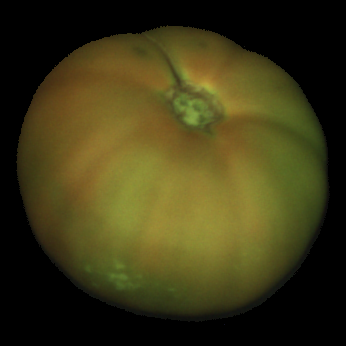
#> input picture data/tomatoes/obj0001/im05.png, 346 x 346 px
$ jupyter execute covariance_matrix_pt2.ipynb
#> lines starting #> are read from the running program, lines starting #| are printed output that depends on the picture; after the words box and inside, x2 and y2 are one past the last pixel; in counts of white or black regions, pixels touching at a corner belong together; long printed decimals are rounded
[cell 1]
import covMatrix
import cv2
import matplotlib.pyplot as plt
import numpy as np
import math

[cell 2]
image = cv2.imread("../data/tomatoes/obj0001/im05.png")   # Oblate
#> image is the input picture: shape (346, 346, 3); mean B, G, R 21.5, 55.8, 61.1
gray_img = cv2.cvtColor(image, cv2.COLOR_BGR2GRAY)
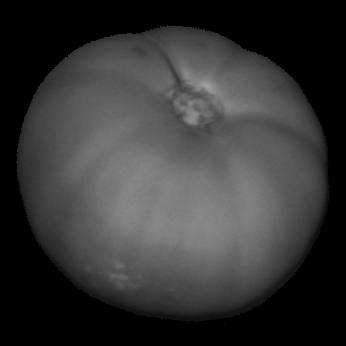
#> gray_img: shape (346, 346); min 0, max 161, mean 53.5
_, mask = cv2.threshold(gray_img, 0, 255, cv2.THRESH_BINARY)
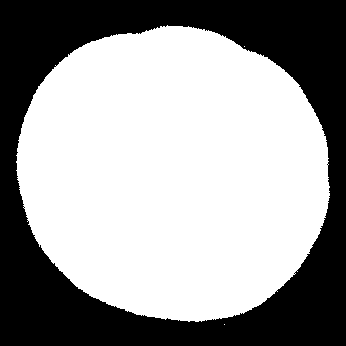
#> mask: shape (346, 346); 61.1% white; 1 black region, box (x1, y1, x2, y2) and area: (0, 0, 346, 346) 46553
plt.imshow(mask)
cv2.imwrite("binary_mask.png", mask)
#> Out = True

[cell 3]
print(mask.shape)   # height, width
#| (346, 346)

[cell 4]
# covMatrix.calculate_projected_axes(mask)

[cell 5]
mask = mask.astype(np.int32)
squared_mask = np.square(mask)
y_indices, x_indices = np.indices(mask.shape)
positive_pixels = mask == 255

[cell 6]
# Use the mask to select the indices of the 255 values
result_x = x_indices[positive_pixels]
result_y = y_indices[positive_pixels]
n = len(result_x)
#> n = 73163

sx = np.sum(result_x)
#> sx = 12670115
cx = sx / len(result_x)
#> cx = 173.2
print(sx)
#| 12670115

[cell 7]
sxx = np.sum(np.square(result_x))
#> sxx = 2648521139
print(sxx)
#| 2648521139

[cell 8]
sy = np.sum(result_y)
#> sy = 12661532
cy = sy / len(result_y)
#> cy = 173.1
print(sy)
#| 12661532

[cell 9]
syy = np.sum(np.square(result_y))
#> syy = 2592168070
print(syy)
#| 2592168070

[cell 10]
mult_list = [x * y for x, y in zip(result_x, result_y)]
#> mult_list = 73163 items
sxy = np.sum(mult_list)
#> sxy = 2215987510
print(sxy)
#| 2215987510

[cell 11]
sigma_x2 = (sxx / n) - cx ** 2
#> sigma_x2 = 6210.2
sigma_y2 = (syy / n) - cy ** 2
#> sigma_y2 = 5480.5
sigma_xy = (sxy / n) - (cx * cy)
#> sigma_xy = 318.6

[cell 12]
cov_matrix = [[sigma_x2, sigma_xy], [sigma_xy, sigma_y2]]
#> cov_matrix = [[6210.2, 318.6], [318.6, 5480.5]]
print(cov_matrix)
#| [[6210.168, 318.566], [318.566, 5480.546]]

[cell 13]
eigenvalues = np.linalg.eigvals(cov_matrix)
#> eigenvalues = [6329.7, 5361]
sorted_eigenvalues = np.sort(eigenvalues)[::-1]
#> sorted_eigenvalues = [6329.7, 5361]
major_eigenvalue = sorted_eigenvalues[0]
#> major_eigenvalue = 6329.7
minor_eigenvalue = sorted_eigenvalues[-1]
#> minor_eigenvalue = 5361

a = 2 * (math.sqrt(major_eigenvalue))  # semi major axis of projected ellipse
#> a = 159.1
b = 2 * (math.sqrt(minor_eigenvalue))  # semi minor axis of projected ellipse
#> b = 146.4

print(a, b)
#| 159.119 146.438

[cell 14]
eigenvalues, eigenvectors = np.linalg.eig(cov_matrix)
#> eigenvectors = [[0.936, -0.351], [0.351, 0.936]]
center = (int(cx), int(cy))
#> center = (173, 173)

# Normalize the eigenvector (make it a unit vector)
direction_a = eigenvectors[0] / np.linalg.norm(eigenvectors[0])
#> direction_a = [0.936, -0.351]
direction_b = eigenvectors[1] / np.linalg.norm(eigenvectors[1])
#> direction_b = [0.351, 0.936]

end_point_a = (int(center[0] + a * direction_a[0]), int(center[1] + a * direction_a[1]))
#> end_point_a = (321, 117)
end_point_b = (int(center[0] + b * direction_b[0]), int(center[1] + b * direction_b[1]))
#> end_point_b = (224, 310)

cv2.line(image, center, end_point_a, (0, 255, 0), 2)
cv2.line(image, center, end_point_b, (0, 255, 0), 2)

plt.imshow(image)

[cell 15]
# Font values
font = cv2.FONT_HERSHEY_COMPLEX_SMALL
font_scale = 1
font_color = (255, 0, 0)  # Red color in BGR format
thickness = 2

major_letter = (
    int((center[0] + a * direction_a[0])),
    int((center[1] + a * direction_a[1]))
)
#> major_letter = (321, 117)
minor_letter = (
    int((center[0] + b * direction_b[0])),
    int((center[1] + b * direction_b[1]))
)
#> minor_letter = (224, 310)

cv2.putText(image, "a", major_letter, font, font_scale, font_color, thickness, cv2.LINE_AA)
cv2.putText(image, "b", minor_letter, font, font_scale, font_color, thickness, cv2.LINE_AA)
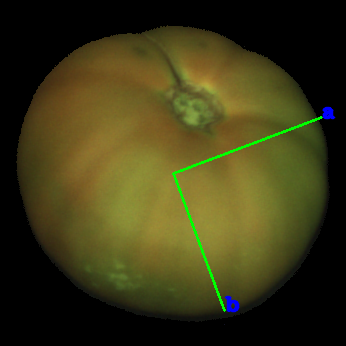
#> image: shape (346, 346, 3); mean B, G, R 21.8, 56.9, 60.3

plt.imshow(image)
cv2.imwrite("axes-fruit.png", image)
#> Out = True

$ run again, with data/tomatoes/obj0001/im02.png copied over data/tomatoes/obj0001/im05.png
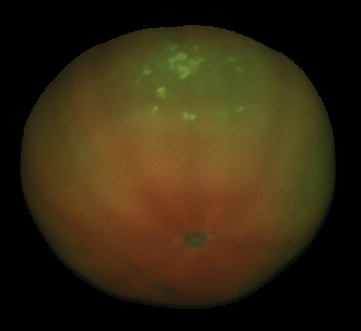
#> input picture data/tomatoes/obj0001/im02.png, 361 x 331 px
#> image is the input picture: shape (331, 361, 3); mean B, G, R 16.7, 40.1, 52.1
#> `_, mask = cv2.threshold(gray_img, 0, 255, cv2.THRESH_BINARY)`:
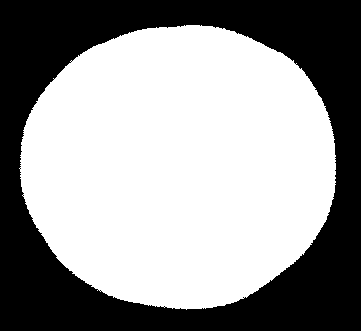
#> mask: shape (331, 361); 59.6% white; 1 black region, box (x1, y1, x2, y2) and area: (0, 0, 361, 331) 48292
#> `cv2.imwrite("binary_mask.png", mask)`: Out = True
#| (331, 361)
#> n = 71199
#> sx = 12727332
#> cx = 178.8
#| 12727332
#> sxx = 2725185740
#| 2725185740
#> sy = 11802814
#> cy = 165.8
#| 11802814
#> syy = 2318444496
#| 2318444496
#> mult_list = 71199 items
#> sxy = 2105421171
#| 2105421171
#> sigma_x2 = 6321.5
#> sigma_y2 = 5082.5
#> sigma_xy = -62.03
#> cov_matrix = [[6321.5, -62.03], [-62.03, 5082.5]]
#| [[6321.491, -62.030], [-62.030, 5082.462]]
#> eigenvalues = [6324.6, 5079.4]
#> major_eigenvalue = 6324.6
#> minor_eigenvalue = 5079.4
#> a = 159.1
#> b = 142.5
#| 159.055 142.539
#> eigenvectors = [[0.999, 0.0499], [-0.0499, 0.999]]
#> center = (178, 165)
#> direction_a = [0.999, 0.0499]
#> direction_b = [-0.0499, 0.999]
#> end_point_a = (336, 172)
#> end_point_b = (170, 307)
#> major_letter = (336, 172)
#> minor_letter = (170, 307)
#> `cv2.putText(image, "b", minor_letter, font, font_scale, font_color, th..`:
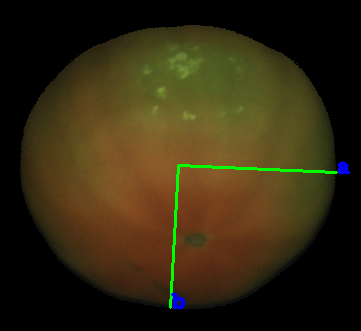
#> image: shape (331, 361, 3); mean B, G, R 17.1, 41.5, 51.3
#> `cv2.imwrite("axes-fruit.png", image)`: Out = True

$ run again, with data/tomatoes/obj0001/im03.png copied over data/tomatoes/obj0001/im05.png
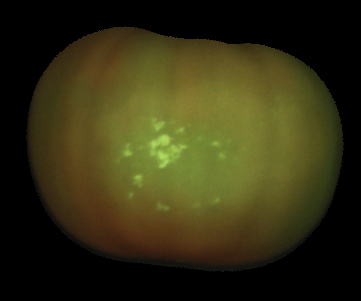
#> input picture data/tomatoes/obj0001/im03.png, 361 x 301 px
#> image is the input picture: shape (301, 361, 3); mean B, G, R 19.1, 48, 51.4
#> `_, mask = cv2.threshold(gray_img, 0, 255, cv2.THRESH_BINARY)`:
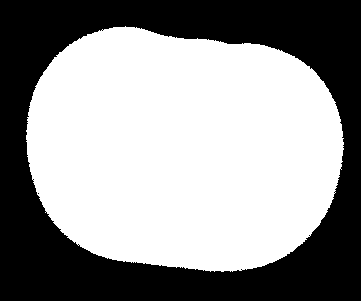
#> mask: shape (301, 361); 58.2% white; 2 black regions (1 under 20 px), largest, box (x1, y1, x2, y2) and area: (0, 0, 361, 301) 45461
#> `cv2.imwrite("binary_mask.png", mask)`: Out = True
#| (301, 361)
#> n = 63199
#> sx = 11558420
#> cx = 182.9
#| 11558420
#> sxx = 2539457798
#| 2539457798
#> sy = 9427749
#> cy = 149.2
#| 9427749
#> syy = 1648201177
#| 1648201177
#> mult_list = 63199 items
#> sxy = 1748421341
#| 1748421341
#> sigma_x2 = 6733.4
#> sigma_y2 = 3826.2
#> sigma_xy = 382.7
#> cov_matrix = [[6733.4, 382.7], [382.7, 3826.2]]
#| [[6733.439, 382.713], [382.713, 3826.184]]
#> eigenvalues = [6783, 3776.6]
#> major_eigenvalue = 6783
#> minor_eigenvalue = 3776.6
#> a = 164.7
#> b = 122.9
#| 164.718 122.909
#> eigenvectors = [[0.992, -0.128], [0.128, 0.992]]
#> center = (182, 149)
#> direction_a = [0.992, -0.128]
#> direction_b = [0.128, 0.992]
#> end_point_a = (345, 127)
#> end_point_b = (197, 270)
#> major_letter = (345, 127)
#> minor_letter = (197, 270)
#> `cv2.putText(image, "b", minor_letter, font, font_scale, font_color, th..`:
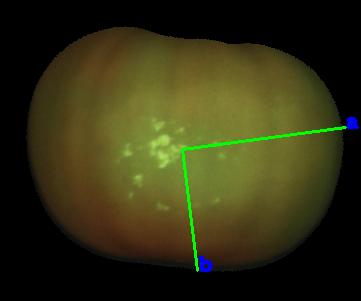
#> image: shape (301, 361, 3); mean B, G, R 19.4, 49.1, 50.5
#> `cv2.imwrite("axes-fruit.png", image)`: Out = True

$ run again, with data/tomatoes/obj0001/im04.png copied over data/tomatoes/obj0001/im05.png
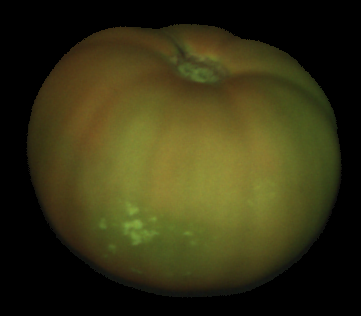
#> input picture data/tomatoes/obj0001/im04.png, 361 x 316 px
#> image is the input picture: shape (316, 361, 3); mean B, G, R 19.6, 50.1, 53.2
#> `_, mask = cv2.threshold(gray_img, 0, 255, cv2.THRESH_BINARY)`:
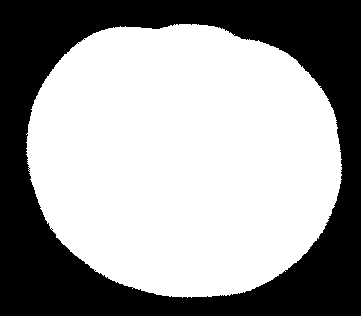
#> mask: shape (316, 361); 60.8% white; 1 black region, box (x1, y1, x2, y2) and area: (0, 0, 361, 316) 44721
#> `cv2.imwrite("binary_mask.png", mask)`: Out = True
#| (316, 361)
#> n = 69355
#> sx = 12720659
#> cx = 183.4
#| 12720659
#> sxx = 2774305781
#| 2774305781
#> sy = 10980202
#> cy = 158.3
#| 10980202
#> syy = 2072632056
#| 2072632056
#> mult_list = 69355 items
#> sxy = 2036922757
#| 2036922757
#> sigma_x2 = 6360.9
#> sigma_y2 = 4819.5
#> sigma_xy = 331.7
#> cov_matrix = [[6360.9, 331.7], [331.7, 4819.5]]
#| [[6360.930, 331.670], [331.670, 4819.543]]
#> eigenvalues = [6429.3, 4751.2]
#> major_eigenvalue = 6429.3
#> minor_eigenvalue = 4751.2
#> a = 160.4
#> b = 137.9
#| 160.365 137.858
#> eigenvectors = [[0.979, -0.202], [0.202, 0.979]]
#> center = (183, 158)
#> direction_a = [0.979, -0.202]
#> direction_b = [0.202, 0.979]
#> end_point_a = (340, 125)
#> end_point_b = (210, 293)
#> major_letter = (340, 125)
#> minor_letter = (210, 293)
#> `cv2.putText(image, "b", minor_letter, font, font_scale, font_color, th..`:
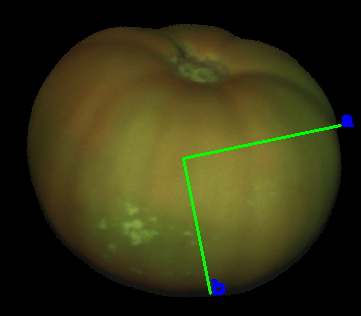
#> image: shape (316, 361, 3); mean B, G, R 19.9, 51.2, 52.4
#> `cv2.imwrite("axes-fruit.png", image)`: Out = True
